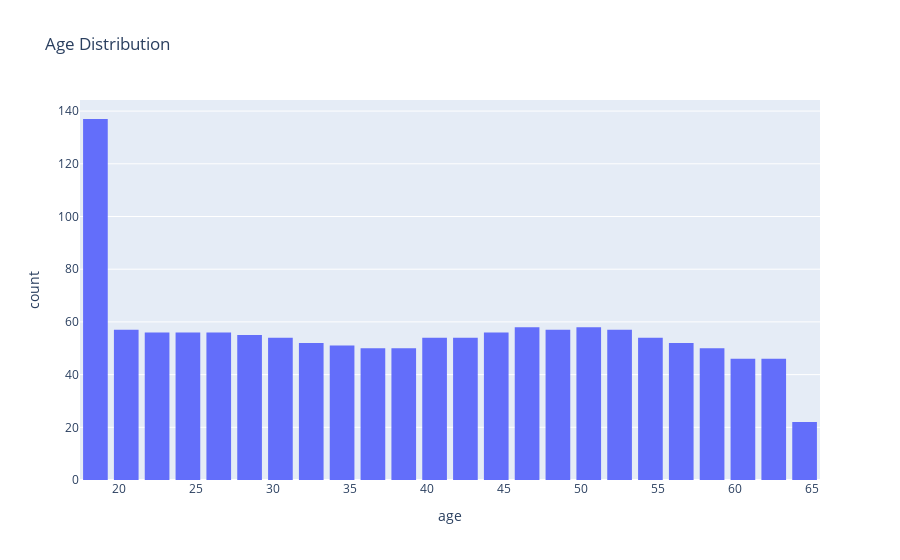

Here is the notebook cell this chart was saved with:
### Code cell
fig=px.histogram(medical_df, x='age', nbins=30, title='Age Distribution')
fig.update_layout(bargap=0.2)
fig.show()

### Figure 1 — Plotly figure (JSON) as saved in the notebook; plotly's stock layout.template omitted (floating-point values rounded to 4 significant figures; data arrays with more than 128 entries replaced by an {"elided": "..."} marker saying what was removed)
{"data": [{"bingroup": "x", "hovertemplate": "age=%{x}<br>count=%{y}<extra></extra>", "legendgroup": "", "marker": {"color": "#636efa", "pattern": {"shape": ""}}, "name": "", "nbinsx": 30, "orientation": "v", "showlegend": false, "type": "histogram", "x": {"elided": "1338 int values"}, "xaxis": "x", "yaxis": "y"}], "layout": {"bargap": 0.2, "barmode": "relative", "legend": {"tracegroupgap": 0}, "title": {"text": "Age Distribution"}, "xaxis": {"anchor": "y", "domain": [0, 1], "title": {"text": "age"}}, "yaxis": {"anchor": "x", "domain": [0, 1], "title": {"text": "count"}}}}
